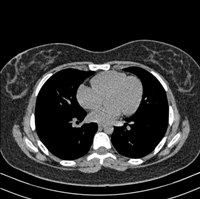
%> input picture Lung Cancer svm dt Code/Lung Cancer Code/Test Image/t1.png, 200 x 199 px
$ octave Main.m   (GNU Octave 9; MATLAB toolbox functions it lacks are replaced by stand-ins)
%> lines starting %> are read from the running program, lines starting %| are printed output that depends on the picture
### Lung Cancer svm dt Code/Lung Cancer Code/equalQuantization.m
function [ROIonlyEqual,levels] = equalQuantization(ROIonly,Ng)
ROIonly = double(ROIonly);
ROIonly = (ROIonly - min(ROIonly(:)))./(max(ROIonly(:)) - min(ROIonly(:)));
qmax = max(ROIonly(:));
qmin = min(ROIonly(:));
ROIonly(isnan(ROIonly)) = qmax + 1;

[b,perm] = sort(reshape(ROIonly,[1 size(ROIonly,1)*size(ROIonly,2)*size(ROIonly,3)]));

ind = find(b<=1);
d = b(ind);


J = histeq(d,Ng);

b(ind(1:end)) = J(1:end);
ROIonlyEqual = zeros(1,size(ROIonly,1)*size(ROIonly,2)*size(ROIonly,3));
ROIonlyEqual(perm(1:end)) = b(1:end);

ROIonlyEqual = reshape(ROIonlyEqual,[size(ROIonly,1),size(ROIonly,2),size(ROIonly,3)]);
ROIonlyEqual(ROIonly==2) = NaN;

levels = unique(J);
volumeTemp = ROIonlyEqual;
for i=1:numel(levels)
    ROIonlyEqual(volumeTemp==levels(i)) = i;
end

levels = 1:Ng;

end

### Lung Cancer svm dt Code/Lung Cancer Code/GLCMFeatures.m
function [res1] = GLCMFeatures(glcm)
if ((nargin > 1) || (nargin == 0))
    error('Too many or too few input arguments')
else
    if ((size(glcm,1) <= 1) || (size(glcm,2) <= 1))
        error('The GLCM should be a 2-D or 3-D matrix.');
    elseif ( size(glcm,1) ~= size(glcm,2) )
        error('Each GLCM should be square with NumLevels rows and NumLevels cols');
    end
end

glcm = bsxfun(@rdivide,glcm,sum(sum(glcm)));

nGrayLevels = size(glcm,1);
nglcm = size(glcm,3);

out.autoCorrelation                     = zeros(1,nglcm);
out.clusterProminence                   = zeros(1,nglcm);
out.clusterShade                        = zeros(1,nglcm);
out.contrast                            = zeros(1,nglcm);
out.correlation                         = zeros(1,nglcm);
out.differenceEntropy                   = zeros(1,nglcm);
out.differenceVariance                  = zeros(1,nglcm);
out.dissimilarity                       = zeros(1,nglcm);
out.energy                              = zeros(1,nglcm);
out.entropy                             = zeros(1,nglcm);
out.homogeneity                         = zeros(1,nglcm);
out.informationMeasureOfCorrelation1    = zeros(1,nglcm);
out.informationMeasureOfCorrelation2    = zeros(1,nglcm);
out.inverseDifference                   = zeros(1,nglcm);
out.maximumProbability                  = zeros(1,nglcm);
out.sumAverage                          = zeros(1,nglcm);
out.sumEntropy                          = zeros(1,nglcm);
out.sumOfSquaresVariance                = zeros(1,nglcm);
out.sumVariance                         = zeros(1,nglcm);
glcmMean = zeros(nglcm,1);
uX = zeros(nglcm,1);
uY = zeros(nglcm,1);
sX = zeros(nglcm,1);
sY = zeros(nglcm,1);

pX = zeros(nGrayLevels,nglcm);
pY = zeros(nGrayLevels,nglcm);
pXplusY = zeros((nGrayLevels*2 - 1),nglcm);
pXminusY = zeros((nGrayLevels),nglcm);

HXY1 = zeros(nglcm,1);
HX   = zeros(nglcm,1);
HY   = zeros(nglcm,1);
HXY2 = zeros(nglcm,1);

sub   = 1:nGrayLevels*nGrayLevels;
[I,J] = ind2sub([nGrayLevels,nGrayLevels],sub);

for k = 1:nglcm
    currentGLCM = glcm(:,:,k);
    glcmMean(k) = mean2(currentGLCM);


    uX(k)   = sum(I.*currentGLCM(sub));
    uY(k)   = sum(J.*currentGLCM(sub));
    sX(k)   = sum((I-uX(k)).^2.*currentGLCM(sub));
    sY(k)   = sum((J-uY(k)).^2.*currentGLCM(sub));
    out.contrast(k)             = sum(abs(I-J).^2.*currentGLCM(sub)); %OK
    out.dissimilarity(k)        = sum(abs(I - J).*currentGLCM(sub)); %OK
    out.energy(k)               = sum(currentGLCM(sub).^2); % OK
    out.entropy(k)              = -nansum(currentGLCM(sub).*log(currentGLCM(sub))); %OK
    out.inverseDifference(k)    = sum(currentGLCM(sub)./( 1 + abs(I-J) )); %OK
    out.homogeneity(k)          = sum(currentGLCM(sub)./( 1 + (I - J).^2)); %OK

    out.sumOfSquaresVariance(k) = sum(currentGLCM(sub).*((I - uX(k)).^2));
    out.maximumProbability(k)   = max(currentGLCM(:));

    pX(:,k) = sum(currentGLCM,2); %OK
    pY(:,k) = sum(currentGLCM,1)'; %OK

    tmp1 = [(I+J)' currentGLCM(sub)'];
    tmp2 = [abs((I-J))' currentGLCM(sub)'];
    idx1 = 2:2*nGrayLevels;
    idx2 = 0:nGrayLevels-1;
    for i = idx1
        pXplusY(i-1,k) = sum(tmp1(tmp1(:,1)==i,2));
    end

    for i = idx2
        pXminusY(i+1,k) = sum(tmp2(tmp2(:,1)==i,2));
    end

    out.sumAverage              = sum(bsxfun(@times,idx1',pXplusY));
    out.sumEntropy              = -nansum(pXplusY.*log(pXplusY)); %OK
    out.differenceEntropy       = -nansum(pXminusY.*log(pXminusY)); %OK
    out.differenceVariance(k)   = sum((idx2-out.dissimilarity(k)).^2'.*pXminusY(idx2+1,k));
    out.sumVariance(k)          = sum((idx1-out.sumAverage(k))'.^2.*pXplusY(idx1-1,k));

    HXY1(k)                     = -nansum(currentGLCM(sub)'.*log(pX(I,k).*pY(J,k))); %OK
    HXY2(k)                     = -nansum(pX(I,k).*pY(J,k).*log(pX(I,k).*pY(J,k))); %OK
    HX(k)                       = -nansum(pX(:,k).*log(pX(:,k))); %OK
    HY(k)                       = -nansum(pY(:,k).*log(pY(:,k))); %OK

    out.autoCorrelation(k)      = sum(I.*J.*currentGLCM(sub));
    out.clusterProminence(k)    = sum((I+J-uX(k)-uY(k)).^4.*currentGLCM(sub)); %OK
    out.clusterShade(k)         = sum((I+J-uX(k)-uY(k)).^3.*currentGLCM(sub)); %OK
    out.correlation(k)          = (out.autoCorrelation(k) - uX(k).*uY(k))./(sqrt(sX(k).*sY(k))); %OK

    out.informationMeasureOfCorrelation1(k) = (out.entropy(k)-HXY1(k))./(max(HX(k),HY(k))); %OK
    out.informationMeasureOfCorrelation2(k) = (1 - exp(-2.*(HXY2(k)-out.entropy(k))) ).^(1/2); %OK

end

ac=out.autoCorrelation;
cp=out.clusterProminence;
cs=out.clusterShade;
ct=out.contrast;
cc=out.correlation;
de=out.differenceEntropy;
dv=out.differenceVariance;
ds=out.dissimilarity;
ey=out.energy;
et=out.entropy;
hg=out.homogeneity;
imc1=out.informationMeasureOfCorrelation1;
imc2=out.informationMeasureOfCorrelation2;
id=out.inverseDifference;
mp=out.maximumProbability ;
sa=out.sumAverage;
se=out.sumEntropy;
ssv=out.sumOfSquaresVariance;
sv=out.sumVariance ;

res1=[ac cp cs ct cc de dv ds ey et hg imc1 imc2 id mp sa se ssv sv];

### Lung Cancer svm dt Code/Lung Cancer Code/grayrlmatrix.m
function [GLRLMS,SI]= grayrlmatrix(varargin)
[I, Offset, NL, GL] = ParseInputs(varargin{:});

if GL(2) == GL(1)
    SI = ones(size(I));
else
    slope = (NL-1) / (GL(2) - GL(1));
    intercept = 1 - (slope*(GL(1)));
    SI = round(imlincomb(slope,I,intercept,'double'));
end

SI(SI > NL) = NL;
SI(SI < 1) = 1;

numOffsets = size(Offset,1);
if NL ~= 0

    for k = 1 : numOffsets
        GLRLMS{k} = computeGLRLM(SI,Offset(k),NL);
    end
else
    GLRLMS = [];
end

function oneGLRLM = computeGLRLM(si,offset,nl)

switch offset
    case 1

        oneGLRLM = rle_0(si,nl);
    case 2

        seq = zigzag(si);
        oneGLRLM  = rle_45(seq,nl);
    case 3

        oneGLRLM = rle_0(si',nl);
    case 4

        seq = zigzag(fliplr(si));
        oneGLRLM = rle_45(seq,nl);
    otherwise
        error('Only 4 directions supported')
end

function [I, offset, nl, gl] = ParseInputs(varargin)
iptchecknargin(1,7,nargin,mfilename);

I = varargin{1};
iptcheckinput(I,{'logical','numeric'},{'2d','real','nonsparse'}, ...
    mfilename,'I',1);
offset = [1;2;3;4];

if islogical(I)
    nl = 2;
else
    nl = 8;
end
gl = getrangefromclass(I);

if nargin ~= 1
    paramStrings = {'Offset','NumLevels','GrayLimits'};
    for k = 2:2:nargin
        param = lower(varargin{k});
        inputStr = iptcheckstrs(param, paramStrings, mfilename, 'PARAM', k);
        idx = k + 1;
        if idx > nargin
            eid = sprintf('Images:%s:missingParameterValue', mfilename);
            msg = sprintf('Parameter ''%s'' must be followed by a value.', inputStr);
            error(eid,'%s', msg);
        end
        switch (inputStr)
            case 'Offset'
                offset = varargin{idx};
                iptcheckinput(offset,{'logical','numeric'},...
                    {'d','nonempty','integer','real'},...
                    mfilename, 'OFFSET', idx);

                if size(offset,2) ~= 1
                    eid = sprintf('Images:%s:invalidOffsetSize',mfilename);
                    msg = 'OFFSET must be an n x 1 array.';
                    error(eid,'%s',msg);
                end
                offset = double(offset);
            case 'NumLevels'
                nl = varargin{idx};
                iptcheckinput(nl,{'logical','numeric'},...
                    {'real','integer','nonnegative','nonempty','nonsparse'},...
                    mfilename, 'NL', idx);
                if numel(nl) > 1
                    eid = sprintf('Images:%s:invalidNumLevels',mfilename);
                    msg = 'NL cannot contain more than one element.';
                    error(eid,'%s',msg);
                elseif islogical(I) && nl ~= 2
                    eid = sprintf('Images:%s:invalidNumLevelsForBinary',mfilename);
                    msg = 'NL must be two for a binary image.';
                    error(eid,'%s',msg);
                end
                nl = double(nl);
            case 'GrayLimits'
                gl = varargin{idx};
                iptcheckinput(gl,{'logical','numeric'},{'vector','real'},...
                    mfilename, 'GL', idx);
                if isempty(gl)
                    gl = [min(I(:)) max(I(:))];
                elseif numel(gl) ~= 2
                    eid = sprintf('Images:%s:invalidGrayLimitsSize',mfilename);
                    msg = 'GL must be a two-element vector.';
                    error(eid,'%s',msg);
                end
                gl = double(gl);
        end
    end
end

### Lung Cancer svm dt Code/Lung Cancer Code/rle_0.m
function oneglrlm = rle_0(si,NL)
[m,n]=size(si);
oneglrlm=zeros(NL,n);
for i=1:m
    x=si(i,:);

    index = [ find(x(1:end-1) ~= x(2:end)), length(x) ];
    len = diff([ 0 index ]);
    val = x(index);
    temp =accumarray([val;len]',1,[NL n]);
    oneglrlm = temp + oneglrlm;
end

### Lung Cancer svm dt Code/Lung Cancer Code/zigzag.m
function seq = zigzag(SI)
c = 1;
r = 1;
rmin = 1;
cmin = 1;
rmax = size(SI, 1);
cmax = size(SI, 2);
%
i = 1;
j = 1;

sq_up_begin=1;
sq_down_begin=1;
output = zeros(1, rmax * cmax);
while ((r <= rmax) && (c <= cmax))
    if (mod(c + r, 2) == 0)

        if (r == rmin)

            output(i) = SI(r, c);

            if (c == cmax)

                r   = r + 1;
                sq_up_end = i;
                sq_down_begin = i+1;
                seq{j}=output(sq_up_begin:sq_up_end);
                j = j + 1;

            else

                c = c + 1;
                sq_up_end = i;
                sq_down_begin = i+1;
                seq{j}=output(sq_up_begin:sq_up_end);
                j = j + 1;
            end;

            i = i + 1;

        elseif ((c == cmax) && (r < rmax))

            output(i) = SI(r, c);

            r = r + 1;

            sq_up_end = i;
            seq{j}=output(sq_up_begin:sq_up_end);
            sq_down_begin =i+1;
            j=j+1;


            i = i + 1;

        elseif ((r > rmin) && (c < cmax))
            output(i) = SI(r, c);

            r = r - 1;
            c = c + 1;

            i = i + 1;
        end;

    else

        if ((r == rmax) && (c <= cmax))

            output(i) = SI(r, c);

            c = c + 1;
            sq_down_end = i;
            seq{j}=output(sq_down_begin:sq_down_end);
            sq_up_begin =i+1;
            j = j + 1;

            i = i + 1;

        elseif (c == cmin)

            output(i) = SI(r, c);

            if (r == rmax)
                c = c + 1;

                sq_down_end = i;
                seq{j}=output(sq_down_begin:sq_down_end);
                sq_up_begin =i+1;
                j = j + 1;
            else
                r = r + 1;

                sq_down_end = i;
                seq{j}=output(sq_down_begin:sq_down_end);
                sq_up_begin =i+1;
                j = j + 1;
            end;
            i = i + 1;

        elseif ((r < rmax) && (c > cmin))
            %
            output(i) = SI(r, c);

            r = r + 1;
            c = c - 1;

            i = i + 1;
        end;
    end;
    if ((r == rmax) && (c == cmax))
        output(i) = SI(r, c);
        sq_end = i;
        seq{j}=output(sq_end);

        break
    end;
end;

### Lung Cancer svm dt Code/Lung Cancer Code/rle_45.m
function oneglrlm = rle_45(seq,NL)
m =length(seq);

n = findmaxnum(seq);

oneglrlm=zeros(NL,n);
for i=1:m
    x=seq{i};

    index = [ find(x(1:end-1) ~= x(2:end)), length(x) ];
    len = diff([ 0 index ]);
    val = x(index);
    temp =accumarray([val;len]',1,[NL n]);
    oneglrlm = temp + oneglrlm;
end

### Lung Cancer svm dt Code/Lung Cancer Code/findmaxnum.m
function maxnum=findmaxnum(seq)
if iscell(seq)
    numseq=length(seq);
    maxnum=1;
    for i=1:numseq
        temp = seq{i};
        numseq = length(temp);
        if numseq > maxnum
            maxnum =numseq;
        end
    end
else
    error('I was only designed to handle cell sequence')
end

### Lung Cancer svm dt Code/Lung Cancer Code/GLRLMFeatures.m
function stats= GLRLMFeatures(varargin)

[GLRLM numGLRLM] = ParseInputs(varargin{:});

numStats = 11;
stats = zeros(numGLRLM,numStats);
for p = 1 : numGLRLM
    if numGLRLM ~= 1
        tGLRLM = GLRLM{p};
    else
        tGLRLM = GLRLM;
    end

    s = size(tGLRLM);

    c_vector =1:s(1);

    r_vector =1:s(2);
    [c_matrix,r_matrix] = meshgrid(c_vector,r_vector);

    N_runs = sum(sum(tGLRLM));

    N_tGLRLM = s(1)*s(2);

    p_g = sum(tGLRLM);
    p_r = sum(tGLRLM,2)';

    SRE = sum(p_r./(c_vector.^2))/N_runs;

    LRE = sum(p_r.*(c_vector.^2))/N_runs;

    GLN = sum(p_g.^2)/N_runs;

    RLN = sum(p_r.^2)/N_runs;

    RP = N_runs/N_tGLRLM;

    LGRE = sum(p_g./(r_vector.^2))/N_runs;

    HGRE = sum(p_g.*r_vector.^2)/N_runs;

    SGLGE =calculate_SGLGE(tGLRLM,r_matrix',c_matrix',N_runs);

    SRHGE =calculate_SRHGE(tGLRLM,r_matrix',c_matrix',N_runs);

    LRLGE =calculate_LRLGE(tGLRLM,r_matrix',c_matrix',N_runs);

    LRHGE =calculate_LRHGE(tGLRLM,r_matrix',c_matrix',N_runs);

    stats(p,:)=[SRE LRE GLN RLN  RP LGRE HGRE SGLGE SRHGE LRLGE  LRHGE ];


end


function SGLGE =calculate_SGLGE(tGLRLM,r_matrix,c_matrix,N_runs)

term = tGLRLM./((r_matrix.*c_matrix).^2);
SGLGE= sum(sum(term))./N_runs;

function  SRHGE =calculate_SRHGE(tGLRLM,r_matrix,c_matrix,N_runs)


term  = tGLRLM.*(r_matrix.^2)./(c_matrix.^2);
SRHGE = sum(sum(term))/N_runs;

function   LRLGE =calculate_LRLGE(tGLRLM,r_matrix,c_matrix,N_runs)
term  = tGLRLM.*(c_matrix.^2)./(r_matrix.^2);
LRLGE = sum(sum(term))/N_runs;

function  LRHGE =calculate_LRHGE(tGLRLM,r_matrix,c_matrix,N_runs)
term  = tGLRLM.*(c_matrix.^2).*(r_matrix.^2);
LRHGE = sum(sum(term))/N_runs;

function [glrlm num_glrlm] = ParseInputs(varargin)
glrlm = varargin{:};

num_glrlm=length(glrlm);


for i=1:num_glrlm

    iptcheckinput(glrlm{i},{'logical','numeric'},{'real','nonnegative','integer'},...
        mfilename,'GLRLM',1);
    if ~isa(glrlm,'double')
        glrlm{i}= double(glrlm{i});
    end
end

### Lung Cancer svm dt Code/Lung Cancer Code/GlobalFeatures.m
function [res3] = GlobalFeatures(ROIonly,Nbins)
vectorValid = ROIonly(~isnan(ROIonly));
histo = hist(vectorValid,Nbins);
histo = histo./(sum(histo(:)));
vectNg = 1:Nbins;
u = histo*vectNg';


variance = 0;
for i=1:Nbins
    variance = variance+histo(i)*(i-u)^2;
end
sigma = sqrt(variance);
textures.Variance = variance;


skewness = 0;
for i = 1:Nbins
    skewness = skewness+histo(i)*(i-u)^3;
end
skewness = skewness/sigma^3;
textures.Skewness = skewness;


kurtosis = 0;
for i = 1:Nbins
    kurtosis = kurtosis+histo(i)*(i-u)^4;
end
kurtosis = (kurtosis/sigma^4) - 3;
textures.Kurtosis = kurtosis;

va=textures.Variance;
sk=textures.Skewness;
ku=textures.Kurtosis;

res3=[va sk ku];

end

### Lung Cancer svm dt Code/Lung Cancer Code/DS1.m
function [misclass1, acc1,pre]=DS1(A,Qry)

    [m, n]=size(A);
    data1=A(:,1:end-1);
    cls=A(:,end);
    cl=fitctree(data1,cls,...
        'classNames',[0,1,2,3]);

    %CVMdl1 = crossval(cl,'leaveout','on');
    CVMdl1 = crossval(cl);
    yfit = kfoldPredict(CVMdl1);

    misclass1 = (kfoldLoss(CVMdl1))*100;

    [k1,k2]=size(yfit);
    cr=0;
    for i=1:k1
        if(yfit(i,1)==cl.Y(i,1))
            cr=cr+1;
        end
    end
    acc1=(cr/m)*100;
    pre=predict(cl,Qry);

end

### Lung Cancer svm dt Code/Lung Cancer Code/Main.m
%clc;

load Feat1;
load Feat2;
load Feat3;
load Feat4;


[filename, pathname] = uigetfile('*.png','LOAD AN TEST IMAGE');
%> the answer given: Test Image/t1.png
orgImg=imread(fullfile(pathname, filename));
%> orgImg is the input picture: size 199x200x3 uint8; min 0, max 255, mean 45.7


figure(1)
imshow(orgImg);
title('Input Image');

I1=orgImg;
%
[eq,levels]=equalQuantization(I1,64);
%> in equalQuantization, `qmax = max(ROIonly(:));`: qmax = 1
%> in equalQuantization, `qmin = min(ROIonly(:));`: qmin = 0
%> in equalQuantization, `ind = find(b<=1);`: ind = 119400 values from 1 to 119400
%> in equalQuantization, `ROIonlyEqual = reshape(ROIonlyEqual,[size(ROIonly,1),size(ROIonly,2),s..`:
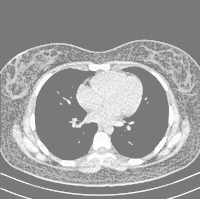
%> ROIonlyEqual: size 199x200x3 double; min 0.476, max 1, mean 0.612
%> in equalQuantization, `levels = unique(J);`: levels = 34 values from 0.476 to 1
%> the loop in equalQuantization, `for i=1:numel(levels)` made 34 passes
%> after the loop in equalQuantization, `for i=1:numel(levels)`:
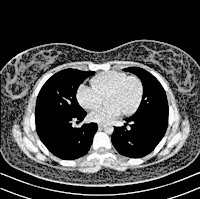
%> ROIonlyEqual: size 199x200x3 double; min 1, max 34, mean 9.6; drawn with min black and max white
%> levels = 64 values from 1 to 64
figure(2)
imshow(uint8(eq));
title('Quantization');

I=rgb2gray(orgImg);

glcms = graycomatrix(I);
%> glcms = [20253 1310 128 54 22 5 15 0; 1233 5556 602 181 49 6 4 11; 136 595 609 387 148 17 7 10; 52 193 378 695 488 56 14 17; 23 35 148 490 3079 446 33 33; 13 12 24 58 428 323 37 49; 6 2 8 15 29 28 43 110; 0 8 11 14 44 64 89 668]

glcmft=GLCMFeatures(glcms);
%> in GLCMFeatures, `glcm = bsxfun(@rdivide,glcm,sum(sum(glcm)));`: glcm = [0.511 0.0331 0.00323 0.00136 0.000556 0.000126 0.000379 0; 0.0311 0.14 0.0152 0.00457 0.00124 0.000152 0.000101 0.000278; 0.00343 0.015 0.0154 0.00977 0.00374 0.000429 0.000177 0.000253; 0.00131 0.00487 0.00955 0.0176 0.0123 0.00141 0.000354 0.000429; 0.000581 0.000884 0.00374 0.0124 0.0778 0.0113 0.000833 0.000833; 0.000328 0.000303 0.000606 0.00146 0.0108 0.00816 0.000934 0.00124; 0.000152 5.05e-05 0.000202 0.000379 0.000732 0.000707 0.00109 0.00278; 0 0.000202 0.000278 0.000354 0.00111 0.00162 0.00225 0.0169]
%> the loop in GLCMFeatures, `for k = 1:nglcm` made 1 pass
%> (out.sumAverage, out.sumEntropy, out.differenceEntropy) on pass 1: (4.36, 1.76, 0.665)
%> after the loop in GLCMFeatures, `for k = 1:nglcm`: out = {autoCorrelation 7.6, clusterProminence 624.9, clusterShade 62.02, contrast 0.476, correlation 0.923, differenceEntropy 0.665}; pX = [0.55; 0.193; 0.0482; 0.0478; 0.108; 0.0238; 0.00609; 0.0227]; pXminusY = [0.789; 0.167; 0.0309; 0.00851; 0.00275; 0.00114; 0.00101; 0]; pXplusY = [0.511; 0.0642; 0.147; 0.0329; 0.026; 0.0219; 0.026; 0.0259; 0.0815; 0.0233; 0.0105; 0.00359; 0.00394; 0.00503; 0.0169]; pY = [0.548; 0.195; 0.0482; 0.0478; 0.108; 0.0239; 0.00611; 0.0227]
%> in GLCMFeatures, `ac=out.autoCorrelation;`: ac = 7.6
%> in GLCMFeatures, `cp=out.clusterProminence;`: cp = 624.9
%> in GLCMFeatures, `cs=out.clusterShade;`: cs = 62.02
%> in GLCMFeatures, `ct=out.contrast;`: ct = 0.476
%> in GLCMFeatures, `cc=out.correlation;`: cc = 0.923
%> in GLCMFeatures, `de=out.differenceEntropy;`: de = 0.665
%> in GLCMFeatures, `dv=out.differenceVariance;`: dv = 0.399
%> in GLCMFeatures, `ds=out.dissimilarity;`: ds = 0.277
%> in GLCMFeatures, `ey=out.energy;`: ey = 0.292
%> in GLCMFeatures, `et=out.entropy;`: et = 2.03
%> in GLCMFeatures, `hg=out.homogeneity;`: hg = 0.879
%> in GLCMFeatures, `imc1=out.informationMeasureOfCorrelation1;`: imc1 = -0.533
%> in GLCMFeatures, `imc2=out.informationMeasureOfCorrelation2;`: imc2 = 0.878
%> in GLCMFeatures, `id=out.inverseDifference;`: id = 0.885
%> in GLCMFeatures, `mp=out.maximumProbability ;`: mp = 0.511
%> in GLCMFeatures, `sa=out.sumAverage;`: sa = 4.36
%> in GLCMFeatures, `se=out.sumEntropy;`: se = 1.76
%> in GLCMFeatures, `ssv=out.sumOfSquaresVariance;`: ssv = 3.08
%> in GLCMFeatures, `sv=out.sumVariance ;`: sv = 11.85
%> in GLCMFeatures, `res1=[ac cp cs ct cc de dv ds ey et hg imc1 imc2 id mp sa se ssv sv];`: res1 = 19 values, max 624.9 at index 2, min -0.533 at index 12, mean 38.07
%> glcmft has the same summary as res1 in GLCMFeatures

gl=grayrlmatrix(I);
%> in ParseInputs, `gl = getrangefromclass(I);`: gl = [0 255]
%> in grayrlmatrix, `[I, Offset, NL, GL] = ParseInputs(varargin{:});`: Offset = [1; 2; 3; 4]; NL = 8; GL = [0 255]
%> in grayrlmatrix, `slope = (NL-1) / (GL(2) - GL(1));`: slope = 0.0275
%> in grayrlmatrix, `intercept = 1 - (slope*(GL(1)));`: intercept = 1
%> the loop in grayrlmatrix, `for k = 1 : numOffsets` made 4 passes
%> after the loop in grayrlmatrix, `for k = 1 : numOffsets`: GLRLMS = 4 items
%> gl = 4 items

glrlm=GLRLMFeatures(gl);
%> in ParseInputs, `num_glrlm=length(glrlm);`: num_glrlm = 4
%> the loop in ParseInputs, `for i=1:num_glrlm` made 4 passes
%> in GLRLMFeatures, `[GLRLM numGLRLM] = ParseInputs(varargin{:});`: GLRLM = 4 items; numGLRLM = 4
%> the loop in GLRLMFeatures, `for p = 1 : numGLRLM` made 4 passes
%> (s, N_runs, N_tGLRLM, p_r, SRE, LRE, GLN, RLN) on passes 1 to 2: ([8 200], 7313, 1600, [639 1609 1721 1274 1100 485 236 249], 0.188, 15.78, 2199.5, 1250.5), ([8 199], 9590, 1592, [1248 2096 2115 1613 1365 595 246 312], 0.228, 14.81, 3282.2, 1605.9)
%> after the loop in GLRLMFeatures, `for p = 1 : numGLRLM`: stats = 11 columns, first 8: [0.188 15.78 2199.5 1250.5 4.57 0.569 311.5 0.0743; 0.228 14.81 3282.2 1605.9 6.02 0.608 81.12 0.0792; 0.217 15.06 2909.9 1450.8 5.44 0.603 114.1 0.075; 0.228 14.87 3247.3 1603 6.03 0.605 79.11 0.0774]
%> glrlm has the same summary as stats in GLRLMFeatures


globalft=GlobalFeatures(glcms,8);
%> in GlobalFeatures, `vectorValid = ROIonly(~isnan(ROIonly));`: vectorValid = 64 values, max 20253 at index 1, min 0 at index 8, mean 618.8
%> in GlobalFeatures, `histo = hist(vectorValid,Nbins);`: histo = [61 1 1 0 0 0 0 1]
%> in GlobalFeatures, `histo = histo./(sum(histo(:)));`: histo = [0.953 0.0156 0.0156 0 0 0 0 0.0156]
%> in GlobalFeatures, `u = histo*vectNg';`: u = 1.16
%> the loop in GlobalFeatures, `for i=1:Nbins` made 8 passes
%> variance on passes 1 to 4: 0.0233, 0.0344, 0.0875, 0.0875
%> in GlobalFeatures, `sigma = sqrt(variance);`: sigma = 0.905
%> in GlobalFeatures, `textures.Variance = variance;`: textures.Variance = 0.819
%> the loop in GlobalFeatures, `for i = 1:Nbins` made 8 passes
%> skewness on passes 1 to 4: -0.00364, 0.00575, 0.104, 0.104
%> in GlobalFeatures, `skewness = skewness/sigma^3;`: skewness = 6.89
%> the loop in GlobalFeatures, `for i = 1:Nbins` made 8 passes
%> kurtosis on passes 1 to 4: 0.000568, 0.00849, 0.189, 0.189
%> in GlobalFeatures, `kurtosis = (kurtosis/sigma^4) - 3;`: kurtosis = 48.34
%> in GlobalFeatures, `va=textures.Variance;`: va = 0.819
%> in GlobalFeatures, `sk=textures.Skewness;`: sk = 6.89
%> in GlobalFeatures, `ku=textures.Kurtosis;`: ku = 48.34
%> in GlobalFeatures, `res3=[va sk ku];`: res3 = [0.819 6.89 48.34]
%> globalft = [0.819 6.89 48.34]

qft=[glcmft glrlm(1,:) globalft];
%> qft = 33 values, max 2199.5 at index 22, min -0.533 at index 12, mean 166.6
disp('Features');
qft


k=1;
for i=1:length(Feat1)
    in(k,:)=Feat1{i,1};
    k=k+1;
end

for i=1:length(Feat2)
    in(k,:)=Feat2{i,1};
    k=k+1;
end

for i=1:length(Feat3)
    in(k,:)=Feat3{i,1};
    k=k+1;
end

for i=1:length(Feat4)
    in(k,:)=Feat4{i,1};
    k=k+1;
end
%> the run ends on the next line


size(in)

%writematrix(in,'M.csv')
csvwrite('M.csv',in);

[misclass1, acc1,pre]=DS1(in,qft);
